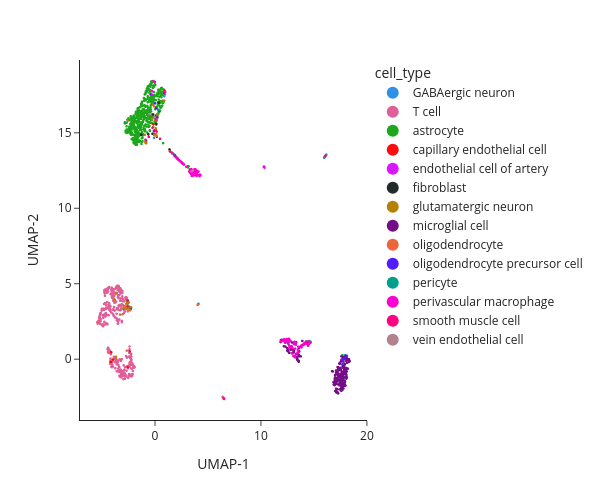

Notebook code for this chart:
### Code cell
# Use SnapATAC2's built-in UMAP plotting
print("Plotting UMAP with SnapATAC2...")
snap.pl.umap(data, color='cell_type', interactive=True, height=500, show=True)

### Figure 1 — Plotly figure (JSON) as saved in the notebook; plotly's stock layout.template omitted (floating-point values rounded to 4 significant figures; data arrays with more than 128 entries replaced by an {"elided": "..."} marker saying what was removed)
{"data": [{"hovertemplate": "cell_type=GABAergic neuron<br>UMAP-1=%{x}<br>UMAP-2=%{y}<extra></extra>", "legendgroup": "GABAergic neuron", "marker": {"color": "#2E91E5", "opacity": 1, "size": 2.635, "symbol": "circle"}, "mode": "markers", "name": "GABAergic neuron", "showlegend": true, "type": "scattergl", "x": [-0.4221, 14.52, 17.98, 17.92, -0.8176, 17.58, 4.103, 17.93, 0.866, -0.1186, 13.19, -2.842, -0.09721], "xaxis": "x", "y": [16.06, 1.173, -0.6183, 0.2743, 14.43, -0.5702, 3.671, -1.24, 17.42, 14.96, 1.1, 15.66, 14.65], "yaxis": "y"}, {"hovertemplate": "cell_type=T cell<br>UMAP-1=%{x}<br>UMAP-2=%{y}<extra></extra>", "legendgroup": "T cell", "marker": {"color": "#E15F99", "opacity": 1, "size": 2.635, "symbol": "circle"}, "mode": "markers", "name": "T cell", "showlegend": true, "type": "scattergl", "x": {"elided": "401 float values"}, "xaxis": "x", "y": {"elided": "401 float values"}, "yaxis": "y"}, {"hovertemplate": "cell_type=astrocyte<br>UMAP-1=%{x}<br>UMAP-2=%{y}<extra></extra>", "legendgroup": "astrocyte", "marker": {"color": "#1CA71C", "opacity": 1, "size": 2.635, "symbol": "circle"}, "mode": "markers", "name": "astrocyte", "showlegend": true, "type": "scattergl", "x": {"elided": "494 float values"}, "xaxis": "x", "y": {"elided": "494 float values"}, "yaxis": "y"}, {"hovertemplate": "cell_type=capillary endothelial cell<br>UMAP-1=%{x}<br>UMAP-2=%{y}<extra></extra>", "legendgroup": "capillary endothelial cell", "marker": {"color": "#FB0D0D", "opacity": 1, "size": 2.635, "symbol": "circle"}, "mode": "markers", "name": "capillary endothelial cell", "showlegend": true, "type": "scattergl", "x": [-2.59, 16.01, -3.969, -2.355, 14.26, -4.13, 3.302, 16.17, 16.05, -0.1705, -2.349, 16.11, 0.8925, -4.164, -2.398, 16.04, 16.03], "xaxis": "x", "y": [-0.5398, 13.4, -0.02721, 3.265, 1.172, 0.4594, 12.58, 13.56, 13.43, 15.58, 3.379, 13.5, 17.8, -0.1847, 0.518, 13.43, 13.42], "yaxis": "y"}, {"hovertemplate": "cell_type=endothelial cell of artery<br>UMAP-1=%{x}<br>UMAP-2=%{y}<extra></extra>", "legendgroup": "endothelial cell of artery", "marker": {"color": "#DA16FF", "opacity": 1, "size": 2.635, "symbol": "circle"}, "mode": "markers", "name": "endothelial cell of artery", "showlegend": true, "type": "scattergl", "x": [0.1344, -0.2777, 16.15, -0.07666], "xaxis": "x", "y": [15.79, 17.74, 13.54, 14.94], "yaxis": "y"}, {"hovertemplate": "cell_type=fibroblast<br>UMAP-1=%{x}<br>UMAP-2=%{y}<extra></extra>", "legendgroup": "fibroblast", "marker": {"color": "#222A2A", "opacity": 1, "size": 2.635, "symbol": "circle"}, "mode": "markers", "name": "fibroblast", "showlegend": true, "type": "scattergl", "x": [-0.2405, 16.0, -1.298, 0.3456, -0.636, 14.33, 0.1638, 0.1035, -0.8597, 1.365, 1.366, 17.83, 15.98, 4.028, 16.0, 1.852, -0.8892, 16.01, -0.1729, 14.53, -2.273, 0.1302], "xaxis": "x", "y": [14.93, 13.39, 14.86, 17.0, 14.9, 1.146, 14.75, 16.14, 14.32, 13.89, 13.9, 0.1314, 13.37, 3.6, 13.39, 13.47, 14.5, 13.4, 16.21, 1.197, 3.35, 15.58], "yaxis": "y"}, {"hovertemplate": "cell_type=glutamatergic neuron<br>UMAP-1=%{x}<br>UMAP-2=%{y}<extra></extra>", "legendgroup": "glutamatergic neuron", "marker": {"color": "#B68100", "opacity": 1, "size": 2.635, "symbol": "circle"}, "mode": "markers", "name": "glutamatergic neuron", "showlegend": true, "type": "scattergl", "x": [0.1008, 17.39, -2.846, -0.1799, -2.567, -2.61, 18.28, -0.9198, 0.06914, 14.46, 0.8103, 1.388, 17.97, -2.398, -0.9597, 13.11, 0.1672, 0.1678, -2.931, -2.495, 14.57, 18.12, 0.1736, -3.682, -2.584, 4.074, 18.06, -2.538, -0.1644, -3.294, -2.712, 18.04, -0.2857, -3.64, -3.677, 17.85, 0.05455, 0.2307, -0.09461, -3.812, -0.8357, 17.69, 0.0418, -2.25, -2.495, -2.581, -2.643, 4.043], "xaxis": "x", "y": [14.91, -1.354, 3.378, 16.86, 3.893, 3.772, -0.1417, 14.39, 15.29, 1.205, 17.13, 13.78, 0.1936, 3.253, 14.87, 1.037, 15.07, 15.88, 3.528, 3.388, 1.185, 0.2037, 16.22, 0.1568, 3.914, 3.642, -0.8346, 3.793, 15.39, 2.954, 3.668, 0.1939, 15.9, 4.355, 0.05579, -0.7583, 15.22, 16.08, 14.85, 3.941, 14.3, -0.3611, 14.84, 3.432, 3.748, 15.79, 3.341, 3.612], "yaxis": "y"}, {"hovertemplate": "cell_type=microglial cell<br>UMAP-1=%{x}<br>UMAP-2=%{y}<extra></extra>", "legendgroup": "microglial cell", "marker": {"color": "#750D86", "opacity": 1, "size": 2.635, "symbol": "circle"}, "mode": "markers", "name": "microglial cell", "showlegend": true, "type": "scattergl", "x": {"elided": "272 float values"}, "xaxis": "x", "y": {"elided": "272 float values"}, "yaxis": "y"}, {"hovertemplate": "cell_type=oligodendrocyte<br>UMAP-1=%{x}<br>UMAP-2=%{y}<extra></extra>", "legendgroup": "oligodendrocyte", "marker": {"color": "#EB663B", "opacity": 1, "size": 2.635, "symbol": "circle"}, "mode": "markers", "name": "oligodendrocyte", "showlegend": true, "type": "scattergl", "x": [6.43, 0.1505, -2.351, 6.382, 15.97, 14.71, -2.667, 6.447, 4.037, -0.08139, 0.9234, 15.96, -5.404, 6.445, -2.951, 0.03312], "xaxis": "x", "y": [-2.542, 14.8, 3.243, -2.494, 13.36, 1.118, 0.572, -2.559, 3.606, 16.75, 17.53, 13.35, 2.379, -2.556, 3.443, 15.85], "yaxis": "y"}, {"hovertemplate": "cell_type=oligodendrocyte precursor cell<br>UMAP-1=%{x}<br>UMAP-2=%{y}<extra></extra>", "legendgroup": "oligodendrocyte precursor cell", "marker": {"color": "#511CFB", "opacity": 1, "size": 2.635, "symbol": "circle"}, "mode": "markers", "name": "oligodendrocyte precursor cell", "showlegend": true, "type": "scattergl", "x": [0.09561, 0.007949, 14.6, -0.1065, -0.3654, 18.05, 0.8822, 0.3703, 17.69, 17.72, 17.71, -0.06641, 1.856, 0.2306, 17.89], "xaxis": "x", "y": [16.64, 16.95, 1.164, 15.12, 17.54, 0.2207, 17.62, 16.45, -0.341, -0.02772, -0.1461, 15.15, 13.49, 16.02, 0.06736], "yaxis": "y"}, {"hovertemplate": "cell_type=pericyte<br>UMAP-1=%{x}<br>UMAP-2=%{y}<extra></extra>", "legendgroup": "pericyte", "marker": {"color": "#00A08B", "opacity": 1, "size": 2.635, "symbol": "circle"}, "mode": "markers", "name": "pericyte", "showlegend": true, "type": "scattergl", "x": [16.04, -2.85, 0.3941, 14.65, 16.01, 15.96, 16.01, 16.12, 14.56], "xaxis": "x", "y": [13.42, 15.69, 16.51, 1.167, 13.4, 13.35, 13.4, 13.51, 1.198], "yaxis": "y"}, {"hovertemplate": "cell_type=perivascular macrophage<br>UMAP-1=%{x}<br>UMAP-2=%{y}<extra></extra>", "legendgroup": "perivascular macrophage", "marker": {"color": "#FB00D1", "opacity": 1, "size": 2.635, "symbol": "circle"}, "mode": "markers", "name": "perivascular macrophage", "showlegend": true, "type": "scattergl", "x": {"elided": "149 float values"}, "xaxis": "x", "y": {"elided": "149 float values"}, "yaxis": "y"}, {"hovertemplate": "cell_type=smooth muscle cell<br>UMAP-1=%{x}<br>UMAP-2=%{y}<extra></extra>", "legendgroup": "smooth muscle cell", "marker": {"color": "#FC0080", "opacity": 1, "size": 2.635, "symbol": "circle"}, "mode": "markers", "name": "smooth muscle cell", "showlegend": true, "type": "scattergl", "x": [-0.04918, -2.591, -2.589, 1.443, 0.1164, 16.09, -0.5873, 16.08, -0.2405, 0.471, -0.9028], "xaxis": "x", "y": [15.16, 3.509, 3.877, 13.76, 15.12, 13.48, 14.73, 13.47, 15.33, 14.61, 14.55], "yaxis": "y"}, {"hovertemplate": "cell_type=vein endothelial cell<br>UMAP-1=%{x}<br>UMAP-2=%{y}<extra></extra>", "legendgroup": "vein endothelial cell", "marker": {"color": "#B2828D", "opacity": 1, "size": 2.635, "symbol": "circle"}, "mode": "markers", "name": "vein endothelial cell", "showlegend": true, "type": "scattergl", "x": [3.447, 3.564, -0.03208, -0.543], "xaxis": "x", "y": [12.44, 12.51, 16.05, 16.25], "yaxis": "y"}], "layout": {"height": 500, "legend": {"itemsizing": "constant", "title": {"text": "cell_type"}, "tracegroupgap": 0}, "margin": {"t": 60}, "width": 600, "xaxis": {"anchor": "y", "domain": [0, 1], "title": {"text": "UMAP-1"}}, "yaxis": {"anchor": "x", "domain": [0, 1], "title": {"text": "UMAP-2"}}}}
